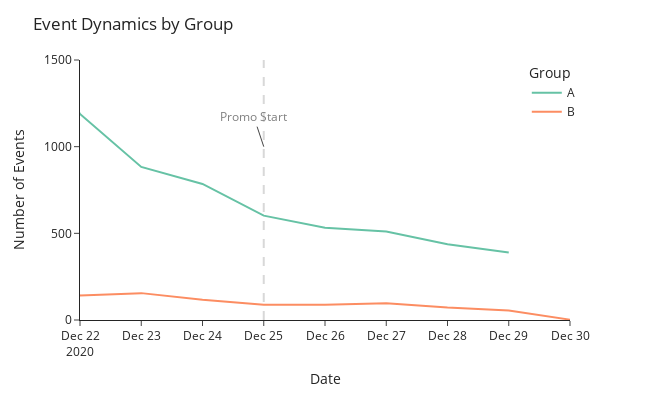

Notebook source saved alongside this figure:
### Code cell
fig = px.line(pivot_events, x='date', y='n_events', color='group', color_discrete_sequence=px_palette, 
              range_x=['2020-12-22', '2020-12-30'], range_y=[0, 1500])
fig.update_layout(title='Event Dynamics by Group',
                   xaxis_title='Date',
                  xaxis={'tickmode': 'linear'},
                   yaxis_title='Number of Events', template = px_template,
                   legend=dict(title='Group', y=1, xanchor="right"),
                   width=650,
                   height=400)
fig.add_shape(type='line',
              x0='2020-12-25', y0=0, x1='2020-12-25', y1=1500,
              line=dict(color='gray', width=2, dash='dash'),
              name='Start')
fig.add_annotation(x='2020-12-25', y=1000, text='Promo Start',
                   font=dict(size=12, color='gray'))
fig.show()

### Figure 1 — Plotly figure (JSON) as saved in the notebook; plotly's stock layout.template omitted (floating-point values rounded to 4 significant figures)
{"data": [{"hovertemplate": "group=A<br>date=%{x}<br>n_events=%{y}<extra></extra>", "legendgroup": "A", "line": {"color": "rgb(102,194,165)", "dash": "solid"}, "marker": {"symbol": "circle"}, "mode": "lines", "name": "A", "orientation": "v", "showlegend": true, "type": "scatter", "x": ["2020-12-07", "2020-12-08", "2020-12-09", "2020-12-10", "2020-12-11", "2020-12-12", "2020-12-13", "2020-12-14", "2020-12-15", "2020-12-16", "2020-12-17", "2020-12-18", "2020-12-19", "2020-12-20", "2020-12-21", "2020-12-22", "2020-12-23", "2020-12-24", "2020-12-25", "2020-12-26", "2020-12-27", "2020-12-28", "2020-12-29"], "xaxis": "x", "y": [276, 311, 345, 313, 327, 328, 293, 948, 969, 932, 1098, 1153, 1338, 1392, 1798, 1189, 883, 785, 602, 532, 510, 437, 390], "yaxis": "y"}, {"hovertemplate": "group=B<br>date=%{x}<br>n_events=%{y}<extra></extra>", "legendgroup": "B", "line": {"color": "rgb(252,141,98)", "dash": "solid"}, "marker": {"symbol": "circle"}, "mode": "lines", "name": "B", "orientation": "v", "showlegend": true, "type": "scatter", "x": ["2020-12-07", "2020-12-08", "2020-12-09", "2020-12-10", "2020-12-11", "2020-12-12", "2020-12-13", "2020-12-14", "2020-12-15", "2020-12-16", "2020-12-17", "2020-12-18", "2020-12-19", "2020-12-20", "2020-12-21", "2020-12-22", "2020-12-23", "2020-12-24", "2020-12-25", "2020-12-26", "2020-12-27", "2020-12-28", "2020-12-29", "2020-12-30"], "xaxis": "x", "y": [290, 183, 273, 196, 122, 154, 115, 217, 174, 291, 209, 213, 228, 249, 337, 142, 155, 117, 88, 88, 97, 72, 55, 2], "yaxis": "y"}], "layout": {"annotations": [{"font": {"color": "gray", "size": 12}, "text": "Promo Start", "x": "2020-12-25", "y": 1000}], "height": 400, "legend": {"title": {"text": "Group"}, "tracegroupgap": 0, "xanchor": "right", "y": 1}, "margin": {"t": 60}, "shapes": [{"line": {"color": "gray", "dash": "dash", "width": 2}, "name": "Start", "type": "line", "x0": "2020-12-25", "x1": "2020-12-25", "y0": 0, "y1": 1500}], "title": {"text": "Event Dynamics by Group"}, "width": 650, "xaxis": {"anchor": "y", "domain": [0, 1], "range": ["2020-12-22", "2020-12-30"], "tickmode": "linear", "title": {"text": "Date"}}, "yaxis": {"anchor": "x", "domain": [0, 1], "range": [0, 1500], "title": {"text": "Number of Events"}}}}
